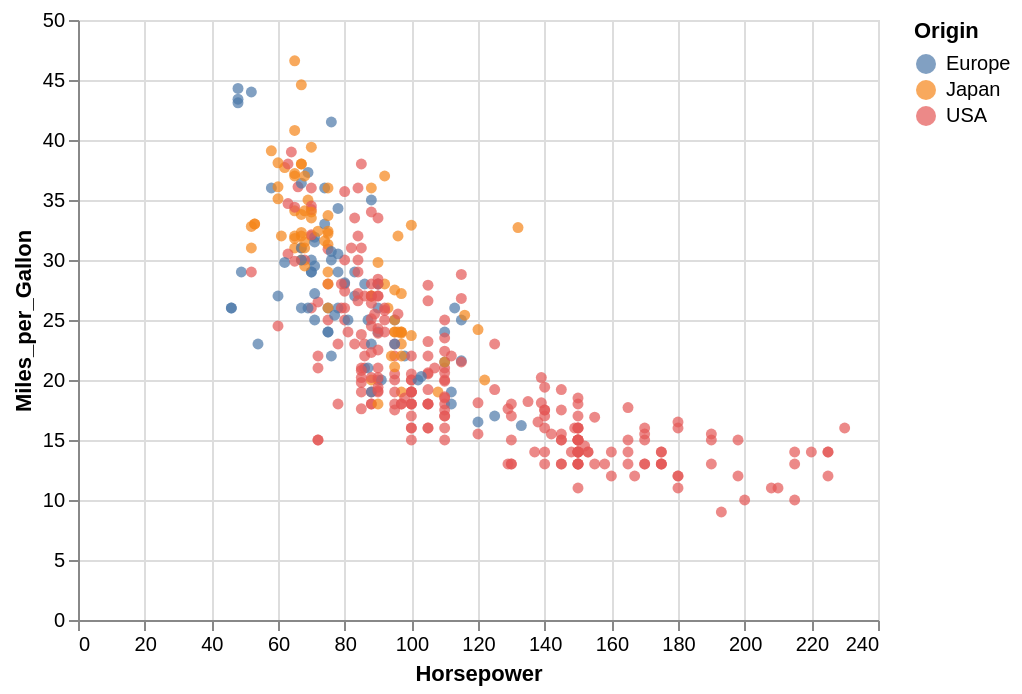

Notebook code cell kept with this figure:
### Code cell
chart = alt.Chart(cars).mark_circle().encode(
    x='Horsepower',
    y='Miles_per_Gallon',
    color='Origin',
)
chart

### Figure 1 — Vega-Lite specification as saved in the notebook (floating-point values rounded to 4 significant figures; data arrays with more than 128 entries replaced by an {"elided": "..."} marker saying what was removed)
{"$schema": "https://vega.github.io/schema/vega-lite/v3.3.0.json", "config": {"mark": {"tooltip": null}, "view": {"height": 300, "width": 400}}, "data": {"name": "data-f02450ab61490a1363517a0190416235"}, "datasets": {"data-f02450ab61490a1363517a0190416235": {"elided": "406 records"}}, "encoding": {"color": {"field": "Origin", "type": "nominal"}, "x": {"field": "Horsepower", "type": "quantitative"}, "y": {"field": "Miles_per_Gallon", "type": "quantitative"}}, "mark": "circle"}
